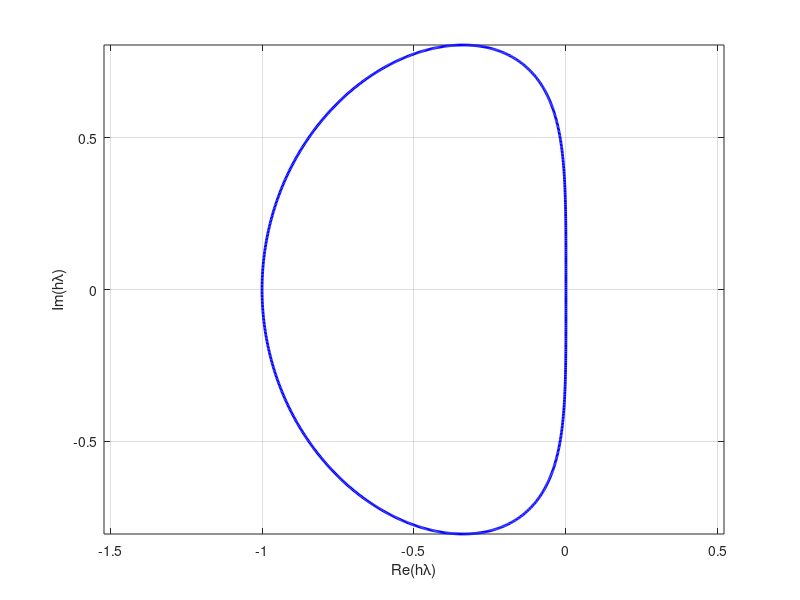

Write the MATLAB code that produced this figure.
function AB2_classical_stability()
%
% Usage:   AB2_classical_stability
% Purpose: the function plots the stability region of the 
%          classic Adams-Bashforth two-step method
% Input:   none 
% Output:  the function does not return variables, it 
%          produces a contour plot of the stability region 
%          in the complex plane, showing where the method is 
%          stable
%
theta = linspace(0, 2*pi, 1000);
r = exp(1i*theta);
z = (r.^2 - r) ./ (1.5*r - 0.5);
plot(real(z), imag(z),'Color', 'b', 'LineWidth', 2);
grid on;
axis equal;
xlabel('Re(h\lambda)');
ylabel('Im(h\lambda)');
